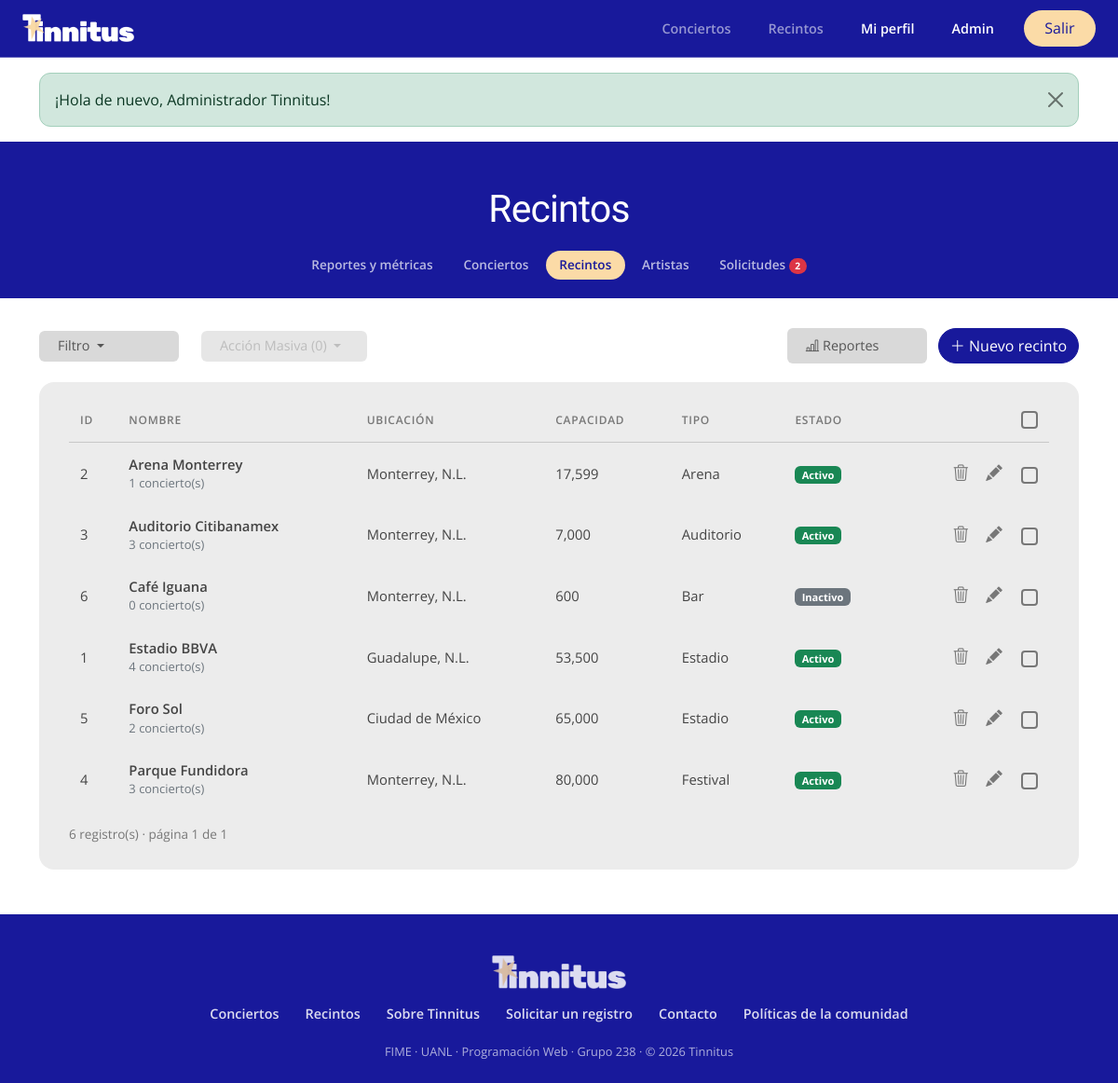
Screenshot of /admin-venues.php (signed in) with the database file from the repository.
### tables this page shows
CREATE TABLE recintos (
    id         INT UNSIGNED AUTO_INCREMENT PRIMARY KEY,
    nombre     VARCHAR(120) NOT NULL,
    ciudad     VARCHAR(80)  NOT NULL,
    capacidad  INT UNSIGNED NOT NULL,
    tipo       ENUM('Estadio','Arena','Auditorio','Foro','Festival','Bar') NOT NULL,
    estado     ENUM('activo','inactivo') NOT NULL DEFAULT 'activo',
    foto_url   VARCHAR(500) NULL,
    CONSTRAINT chk_capacidad CHECK (capacidad BETWEEN 1 AND 200000),
    CONSTRAINT uq_recinto UNIQUE (nombre, ciudad)
);

### includes/db.php (called while the page is built, shortened)
<?php
function db(): PDO
{
    static $pdo = null;
    if ($pdo === null) {
        $dsn = 'mysql:host=' . DB_HOST . ';port=' . DB_PORT . ';dbname=' . DB_NAME . ';charset=utf8mb4';
        $pdo = new PDO($dsn, DB_USER, DB_PASS, [
            PDO::ATTR_ERRMODE            => PDO::ERRMODE_EXCEPTION,
            PDO::ATTR_DEFAULT_FETCH_MODE => PDO::FETCH_ASSOC,
            PDO::ATTR_EMULATE_PREPARES   => false,
        ]);
    }
    return $pdo;
}
function q(string $sql, array $params = []): PDOStatement
{
    $stmt = db()->prepare($sql);
    $stmt->execute($params);
    return $stmt;
}

### includes/auth.php (called while the page is built, shortened)
<?php
require_once __DIR__ . '/db.php';
function url(string $path = ''): string
{
    return BASE_URL . '/' . ltrim($path, '/');
}
function e(?string $text): string
{
    return htmlspecialchars($text ?? '', ENT_QUOTES, 'UTF-8');
}
function paginar(int $total, int $porPagina): array
{
    $paginas = max(1, (int) ceil($total / $porPagina));
    $pagina = min(max(1, (int) ($_GET['pagina'] ?? 1)), $paginas);
    return [$pagina, $paginas, ($pagina - 1) * $porPagina];
}

### admin-venues.php (the view, shortened to what this page needs)
<?php
require_once __DIR__ . '/includes/auth.php';
$buscar = trim($_GET['buscar'] ?? '');
$filtroTipo = in_array($_GET['tipo'] ?? '', TIPOS_RECINTO, true) ? $_GET['tipo'] : '';
$filtroEstado = in_array($_GET['estado'] ?? '', ['activo', 'inactivo'], true) ? $_GET['estado'] : '';
$cond = [];
$params = [];
$where = $cond ? 'WHERE ' . implode(' AND ', $cond) : '';
$total = (int) q("SELECT COUNT(*) FROM recintos r $where", $params)->fetchColumn();
[$pagina, $paginas, $offset] = paginar($total, 10);
$recintos = q("SELECT r.*, COUNT(c.id) AS conciertos FROM recintos r
               LEFT JOIN conciertos c ON c.recinto_id = r.id
               $where GROUP BY r.id ORDER BY r.nombre LIMIT 10 OFFSET $offset", $params)->fetchAll();
require __DIR__ . '/includes/header.php';
require __DIR__ . '/includes/admin-nav.php';
?>
<div class="container">
    <div class="admin-toolbar">
        <div class="dropdown">
            <button class="btn btn-gray dropdown-toggle" type="button" data-bs-toggle="dropdown" data-bs-auto-close="outside">
                Filtro<?= ($buscar || $filtroTipo || $filtroEstado) ? ' (activo)' : '' ?>
            </button>
        </div>
        <div class="dropdown">
            <button class="btn btn-gray dropdown-toggle" type="button" data-bs-toggle="dropdown" id="btn-masiva" disabled>
                Acción Masiva (<span id="sel-count">0</span>)
            </button>
        </div>
        <div class="extra">
            <button class="btn btn-gray" type="button" data-bs-toggle="modal" data-bs-target="#modal-reportes"><i class="bi bi-bar-chart-line"></i> Reportes</button>
            <button class="btn btn-indigo" type="button" data-nuevo><i class="bi bi-plus-lg"></i> Nuevo recinto</button>
        </div>
    </div>
    <div class="card-table mb-5">
        <div class="table-responsive">
            <table class="table align-middle" id="tabla">
                <thead>
                    <tr>
                        <th>ID</th><th>Nombre</th><th>Ubicación</th><th>Capacidad</th><th>Tipo</th><th>Estado</th>
                        <th class="acciones"><input class="form-check-input" type="checkbox" id="check-all" aria-label="Seleccionar todos"></th>
                    </tr>
                </thead>
                <tbody>
                <?php foreach ($recintos as $r):
                    $json = json_encode(['id' => $r['id'], 'nombre' => $r['nombre'], 'ciudad' => $r['ciudad'], 'capacidad' => $r['capacidad'], 'tipo' => $r['tipo'], 'estado' => $r['estado'], 'foto_url' => $r['foto_url']]); ?>
                    <tr data-id="<?= $r['id'] ?>">
                        <td><?= $r['id'] ?></td>
                        <td class="fw-semibold"><a class="text-reset text-decoration-none" href="<?= url('recinto.php?id=' . $r['id']) ?>" title="Ver página pública"><?= e($r['nombre']) ?></a><div class="small text-secondary fw-normal"><?= $r['conciertos'] ?> concierto(s)</div></td>
                        <td><?= e($r['ciudad']) ?></td>
                        <td><?= number_format($r['capacidad']) ?></td>
                        <td><?= e($r['tipo']) ?></td>
                        <td><?= $r['estado'] === 'activo' ? '<span class="badge text-bg-success">Activo</span>' : '<span class="badge text-bg-secondary">Inactivo</span>' ?></td>
                        <td class="acciones">
                            <button class="btn-tool btn-eliminar" data-nombre="<?= e($r['nombre']) ?>" title="Eliminar" aria-label="Eliminar"><i class="bi bi-trash3"></i></button>
                            <button class="btn-tool btn-editar" data-json='<?= e($json) ?>' title="Editar" aria-label="Editar"><i class="bi bi-pencil-fill"></i></button>
                            <input class="form-check-input row-check" type="checkbox" value="<?= $r['id'] ?>" aria-label="Seleccionar">
                        </td>
                    </tr>
                <?php endforeach; ?>
                </tbody>
            </table>
        </div>
        <div class="pie">
            <span><?= $total ?> registro(s) · página <?= $pagina ?> de <?= $paginas ?></span>
        </div>
    </div>
</div>
<?php require __DIR__ . '/includes/footer.php'; ?>

### assets/css/styles.css (style rules this page uses)
:root { --tn-indigo: #18199b; --tn-indigo-dark: #18199b; --tn-peach: #fbdba7; --tn-star: #f5c242; --tn-card: #ececec; --tn-box: #d9d9d9; --tn-text: #111111; --tn-muted: #7a7a7a; --bs-primary: #18199b; --bs-primary-rgb: 24, 25, 155; --bs-link-color: #18199b; --bs-link-color-rgb: 24, 25, 155; --fs-display: clamp(1.9rem, 3.4vw, 2.6rem); --fs-section: clamp(1.45rem, 2.4vw, 1.85rem); --fs-lead: 1.05rem; }
body { font-family: 'Open Sans', system-ui, sans-serif; background: #fff; color: var(--tn-text); min-height: 100vh; display: flex; flex-direction: column; }
a { color: var(--tn-indigo); }
.btn { border-radius: 999px; }
.btn-indigo, .btn-primary { background: var(--tn-indigo); border-color: var(--tn-indigo); color: #fff; }
.btn-gray { background: var(--tn-box); color: #555; border: none; border-radius: 6px; padding: .35rem 1.75rem .35rem 1.25rem; text-align: left; min-width: 150px; font-size: .9rem; }
.btn-gray:disabled { background: var(--tn-box); color: #9a9a9a; }
.admin-toolbar { display: flex; flex-wrap: wrap; align-items: center; gap: .75rem 1.5rem; margin: 2rem 0 1.25rem; }
.admin-toolbar .extra { margin-left: auto; display: flex; gap: .75rem; flex-wrap: wrap; }
.card-table { background: var(--tn-card); border-radius: 16px; padding: 1rem 1rem 2rem; }
@media (min-width: 1200px) { .card-table { padding: 1rem 2rem 1.75rem; } }
.card-table .table { --bs-table-bg: transparent; margin-bottom: 0; }
.card-table thead th { font-weight: 600; color: #777; font-size: .75rem; letter-spacing: .06em; text-transform: uppercase; border-bottom: 1px solid #c8c8c8; padding: .9rem .75rem; white-space: nowrap; }
.card-table tbody td { border: none; padding: .75rem; color: #444; font-size: .925rem; }
.card-table .acciones { white-space: nowrap; text-align: right; }
.btn-tool { background: none; border: none; color: #777; font-size: 1.1rem; padding: .25rem .45rem; line-height: 1; border-radius: 8px; }
.card-table .form-check-input { width: 1.15rem; height: 1.15rem; border: 2px solid #777; border-radius: 4px; background-color: transparent; vertical-align: middle; margin: 0 0 0 .55rem; }
.card-table .pie { color: #777; font-size: .85rem; padding-top: 1rem; display: flex; justify-content: space-between; flex-wrap: wrap; gap: .5rem; }

### rows the page displays
recintos: id "2", nombre "Arena Monterrey", conciertos "1", ciudad "Monterrey, N.L.", capacidad "17,599", tipo "Arena", estado "Activo"
recintos: id "3", nombre "Auditorio Citibanamex", conciertos "3", ciudad "Monterrey, N.L.", capacidad "7,000", tipo "Auditorio", estado "Activo"
recintos: id "6", nombre "Café Iguana", conciertos "0", ciudad "Monterrey, N.L.", capacidad "600", tipo "Bar", estado "Inactivo"
recintos: id "1", nombre "Estadio BBVA", conciertos "4", ciudad "Guadalupe, N.L.", capacidad "53,500", tipo "Estadio", estado "Activo"
recintos: id "5", nombre "Foro Sol", conciertos "2", ciudad "Ciudad de México", capacidad "65,000", tipo "Estadio", estado "Activo"
recintos: id "4", nombre "Parque Fundidora", conciertos "3", ciudad "Monterrey, N.L.", capacidad "80,000", tipo "Festival", estado "Activo"

### other values shown
$f['message'] "¡Hola de nuevo, Administrador Tinnitus!"
$adminTitle "Recintos"
$label "Reportes y métricas"
$label "Conciertos"
$label "Recintos"
$label "Artistas"
$label "Solicitudes"
$solicitudesPendientes "2"
$total "6"
$pagina "1"
$paginas "1"
